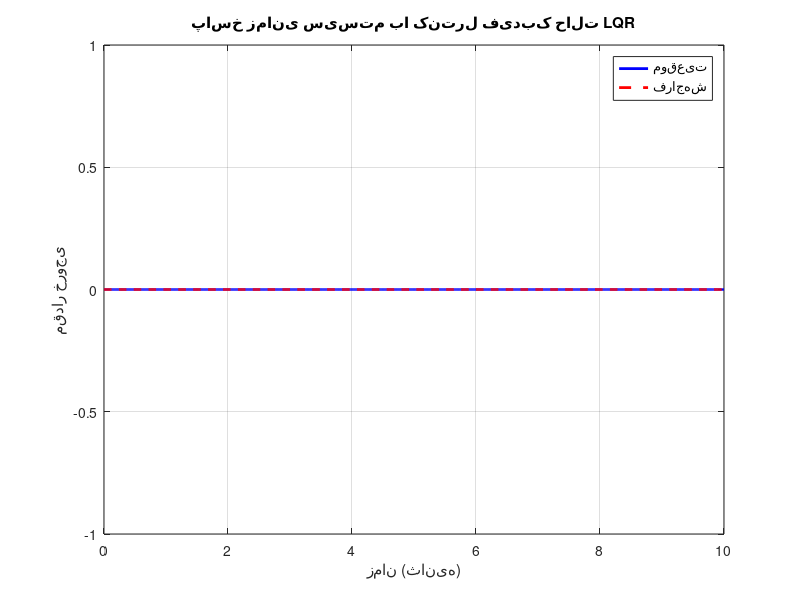

Write the MATLAB code that produced this figure. (Note: this script raises an error after producing the figure.)
% پارامترهای سیستم
M = 1;      % جرم بدنه
m = 0.1;    % جرم چرخ
l = 0.5;    % فاصله مرکز جرم بدنه تا محور چرخ
I = 0.006;  % ممان اینرسی بدنه حول مرکز جرم
g = 9.81;   % شتاب گرانش

% ماتریسهای سیستم
A = [0, 1, 0, 0; 0, 0, m*l/(M+m), 0; 0, 0, 0, 1; 0, 0, (M+m)*g/(I + m*l^2), 0];
B = [0; 1/(M+m); 0; -m*l/((M+m)*(I + m*l^2))];
C = [1, 0, 0, 0; 0, 0, 1, 0];
D = [0; 0];

% تعریف ماتریسهای وزنی برای LQR
q1 = 1;  % وزن برای خطای موقعیت
q2 = 1;  % وزن برای خطای سرعت
q3 = 10; % وزن برای خطای فراجهش
q4 = 10; % وزن برای خطای زاویه

r = 1;   % وزن برای ورودی کنترل

Q = diag([q1, q2, q3, q4]);
R = r;

% محاسبه کنترلر LQR
[K, ~, ~] = lqr(A, B, Q, R);

% ساخت سیستم حلقه بسته با کنترلر LQR
Acl = A - B * K;
Bcl = B;
Ccl = C;
Dcl = D;

sys_cl = ss(Acl, Bcl, Ccl, Dcl);

% شبیهسازی پاسخ زمانی سیستم
t = 0:0.01:10;
u = zeros(size(t)); % ورودی صفر (سیستم استوار)
[y, t, x] = lsim(sys_cl, u, t);

% رسم پاسخ زمانی
figure;
plot(t, y(:, 1), 'b', 'LineWidth', 2);
hold on;
plot(t, y(:, 2), 'r--', 'LineWidth', 2);
xlabel('زمان (ثانیه)');
ylabel('مقدار خروجی');
title('پاسخ زمانی سیستم با کنترل فیدبک حالت LQR');
legend('موقعیت', 'فراجهش', 'Location', 'Best');
grid on;

% محاسبه معیارهای عملکردی
info = stepinfo(sys_cl);
OS = info.Overshoot;
Ts = info.SettlingTime;
disp(['فراجهش: ', num2str(OS), '%']);
disp(['زمان نشست: ', num2str(Ts), ' ثانیه']);

% تحلیل تأثیر ضرایب ماتریسهای وزنی بر عملکرد سیستم
q1_values = [1, 10, 100];
q2_values = [1, 10, 100];

figure;
for i = 1:length(q1_values)
    for j = 1:length(q2_values)
        Q = diag([q1_values(i), q2_values(j), q3, q4]);
        [K, ~, ~] = lqr(A, B, Q, R);
        
        Acl = A - B * K;
        sys_cl = ss(Acl, Bcl, Ccl, Dcl);
        
        info = stepinfo(sys_cl);
        OS = info.Overshoot;
        Ts = info.SettlingTime;
        
        subplot(length(q1_values), length(q2_values), (i-1)*length(q2_values) + j);
        plot(t, y(:, 1), 'b', 'LineWidth', 2);
        hold on;
        plot(t, y(:, 2), 'r--', 'LineWidth', 2);
        xlabel('زمان (ثانیه)');
        ylabel('مقدار خروجی');
        title(['Q = diag([', num2str(q1_values(i)), ', ', num2str(q2_values(j)), ', ', num2str(q3), ', ', num2str(q4), '])']);
        legend('موقعیت', 'فراجهش', 'Location', 'Best');
        grid on;
        
        disp(['Q = diag([', num2str(q1_values(i)), ', ', num2str(q2_values(j)), ', ', num2str(q3), ', ', num2str(q4), '])']);
        disp(['    فراجهش: ', num2str(OS), '%']);
        disp(['    زمان نشست: ', num2str(Ts), ' ثانیه']);
    end
end

